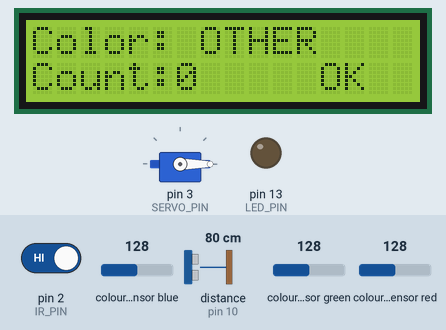
Simulated run of this sketch. Board: Arduino Uno, built with avr-gcc and run on an emulated ATmega328P. Shown: servo, 16×2 character LCD, output pins drawn as LEDs (lit = HIGH). Wiring (inferred from the names in the program): ultrasonic range finder: trigger pin 9; echo pin 10; TCS3200 colour sensor: output pin 8; S2 pin 6; S3 pin 7; S0 pin 4; S1 pin 5. The test bench sets the inputs (shaded band); at power-on: distance to the obstacle (sensor on pin 10) 80 cm, colour sensor green 128, colour sensor blue 128, pin 2 (IR_PIN) HIGH, colour sensor red 128. The echo pulse lasts 58.3 µs per cm; pins used as bus, display or sensor lines are not drawn; what the sketch prints to the serial monitor is not drawn.

Above: at 1.5 s.
1.6 s: distance to the obstacle (sensor on pin 10) set to 12 cm
3.9 s: distance to the obstacle (sensor on pin 10) set to 9 cm
At 5.6 s:
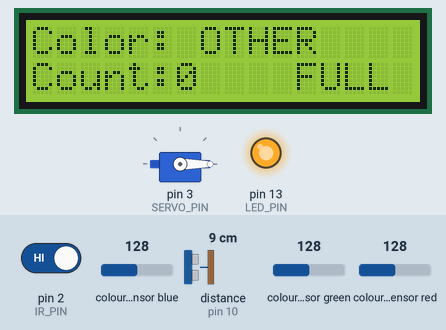
6.4 s: colour sensor green set to 191
At 7.3 s:
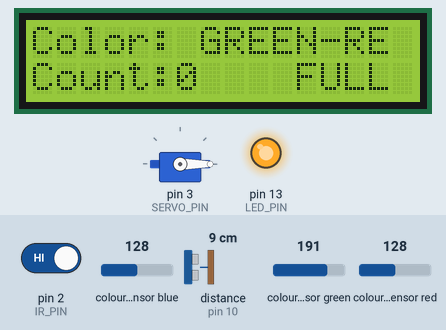
7.9 s: colour sensor blue set to 250
At 9.1 s:
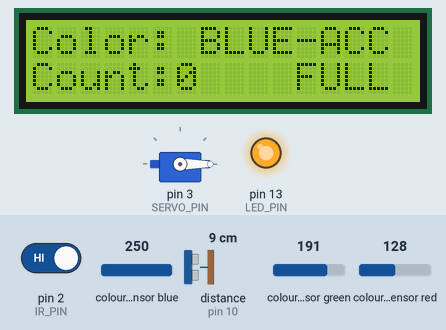
9.4 s: pin 2 (IR_PIN) driven LOW
At 12.3 s:
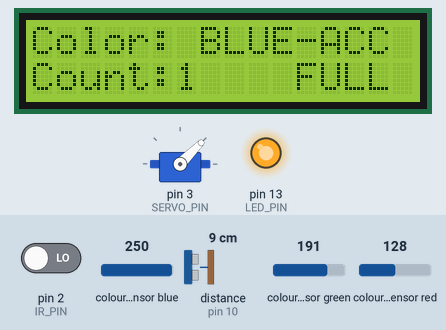
Timing chart, 0 to 17.0 s (numbered marks = the images above; inputs shaded):
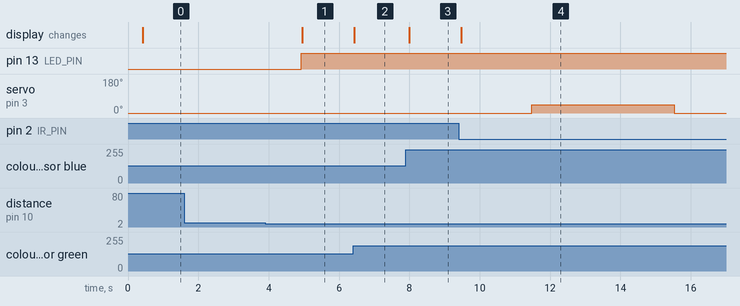

Measured:
- the behaviour switches between 11 and 10 cm on distance to the obstacle (sensor on pin 10) (found by bisection; images 0 and 1)
- after the input at 1.6 s, every drawn part: stays the same
- after the input at 3.9 s, pin 13 (LED_PIN): LOW → HIGH after 1.0 s; the display: changes after 1.1 s (image 1)
- after the input at 6.4 s, the display: changes at once (image 2)
- after the input at 7.9 s, the display: changes after 0.10 s (image 3)
- after the input at 9.4 s, the display: changes after 0.08 s (image 4)

The sketch:

IR_+_ULT_+_COLOR_SENSOR_+_SERVO_+_LCD_.ino
```cpp
#include <Wire.h>
#include <LiquidCrystal_I2C.h>
#include <Servo.h>

// LCD
LiquidCrystal_I2C lcd(0x27, 16, 2);

// Servo Motor
Servo rejectServo;
const int SERVO_PIN = 3;
const int SERVO_REJECT_ANGLE = 45;
const int SERVO_DEFAULT_ANGLE = 0;

// IR + Ultrasonic Pins
const int IR_PIN = 2;
const int TRIG_PIN = 9;
const int ECHO_PIN = 10;
const int LED_PIN = 13;

// TCS3200 color sensor pins
#define S0 4
#define S1 5
#define S2 6
#define S3 7
#define sensorOut 8

int redFreq, greenFreq, blueFreq;

// Bottle Counter
int bottleCount = 0;
int lastIRReading = HIGH;
int currentIRReading = HIGH;
unsigned long lastCountTime = 0;
const unsigned long COUNT_DELAY = 1000;
int lastDisplayedCount = -1;

// Level Check
bool lastContainerStatus = false;
unsigned long lastLevelCheck = 0;
const unsigned long LEVEL_CHECK_INTERVAL = 500;
const float CONTAINER_HEIGHT = 20.0;
const float FULL_THRESHOLD = 10.0;

const int READINGS_TO_AVERAGE = 3;
float distanceReadings[READINGS_TO_AVERAGE];
int readingIndex = 0;

// Color Detection
String colorStatus = "CHECKING";
bool shouldCount = true; // Flag to control counting based on color
unsigned long servoActionTime = 0;
unsigned long servoDelayTime = 0;
bool servoActive = false;
bool servoDelaying = false;
const unsigned long SERVO_DELAY_DURATION = 5000; // 5 seconds delay before servo activates
const unsigned long SERVO_ACTIVE_DURATION = 4000; // Servo stays at 45° for 4 seconds

void setup() {
  Serial.begin(9600);

  // IR & Ultrasonic
  pinMode(IR_PIN, INPUT);
  pinMode(TRIG_PIN, OUTPUT);
  pinMode(ECHO_PIN, INPUT);
  pinMode(LED_PIN, OUTPUT);

  // Color sensor
  pinMode(S0, OUTPUT);
  pinMode(S1, OUTPUT);
  pinMode(S2, OUTPUT);
  pinMode(S3, OUTPUT);
  pinMode(sensorOut, INPUT);
  digitalWrite(S0, HIGH);
  digitalWrite(S1, LOW);

  // Servo Motor
  rejectServo.attach(SERVO_PIN);
  rejectServo.write(SERVO_DEFAULT_ANGLE); // Start at default position

  // LCD
  lcd.init();
  lcd.backlight();
  lcd.setCursor(0, 0);
  lcd.print("System Starting");

  for (int i = 0; i < READINGS_TO_AVERAGE; i++) {
    distanceReadings[i] = getSingleUltrasonicReading();
    delay(100);
  }
  lcd.clear();
}

void loop() {
  detectColor();
  handleBottleCounting();
  checkContainerLevel();
  handleServoMovement();
  updateLCD();
  delay(50);
}

void detectColor() {
  // Read RED frequency
  digitalWrite(S2, LOW); digitalWrite(S3, LOW);
  redFreq = pulseIn(sensorOut, LOW);

  // Read GREEN frequency
  digitalWrite(S2, HIGH); digitalWrite(S3, HIGH);
  greenFreq = pulseIn(sensorOut, LOW);

  // Read BLUE frequency
  digitalWrite(S2, LOW); digitalWrite(S3, HIGH);
  blueFreq = pulseIn(sensorOut, LOW);

  // Color detection logic - lower frequency means stronger color
  // Detect GREEN (reset counter and activate servo)
  if (greenFreq < redFreq && greenFreq < blueFreq) {
    colorStatus = "GREEN-REJECT";
    shouldCount = false;
    // Reset bottle count to zero when green is detected
    if (bottleCount > 0) {
      bottleCount = 0;
      Serial.println("GREEN DETECTED - Counter RESET to 0!");
    }
    // Activate servo to reject the bottle
    activateRejectServo();
  }
  // Detect BLUE (accept bottle)
  else if (blueFreq < redFreq && blueFreq < greenFreq) {
    colorStatus = "BLUE-ACCEPT";
    shouldCount = true; // Count blue bottles
  }
  // Other colors or no clear detection
  else {
    colorStatus = "OTHER";
    shouldCount = false; // Don't count other colors by default
  }
}

void handleBottleCounting() {
  currentIRReading = digitalRead(IR_PIN);

  // Only count if:
  // 1. IR sensor detects transition (object passes)
  // 2. Color sensor says we should count (blue detected)
  // 3. Enough time has passed since last count
  if (currentIRReading == LOW && lastIRReading == HIGH &&
      shouldCount &&
      (millis() - lastCountTime) > COUNT_DELAY) {
    bottleCount++;
    lastCountTime = millis();

    // Optional: Print debug info
    Serial.print("Bottle counted! Color: ");
    Serial.print(colorStatus);
    Serial.print(", Total count: ");
    Serial.println(bottleCount);
  }

  lastIRReading = currentIRReading;
}

void checkContainerLevel() {
  if (millis() - lastLevelCheck < LEVEL_CHECK_INTERVAL) return;

  float distance = getStableUltrasonicDistance();
  bool isFull;

  if (lastContainerStatus) {
    isFull = (distance <= FULL_THRESHOLD + 1.0 && distance > 0);
  } else {
    isFull = (distance <= FULL_THRESHOLD && distance > 0);
  }

  digitalWrite(LED_PIN, isFull ? HIGH : LOW);
  lastContainerStatus = isFull;
  lastLevelCheck = millis();
}

float getStableUltrasonicDistance() {
  float newReading = getSingleUltrasonicReading();
  if (newReading > 0) {
    distanceReadings[readingIndex] = newReading;
    readingIndex = (readingIndex + 1) % READINGS_TO_AVERAGE;

    float sum = 0;
    for (int i = 0; i < READINGS_TO_AVERAGE; i++) sum += distanceReadings[i];
    return sum / READINGS_TO_AVERAGE;
  }
  return -1;
}

float getSingleUltrasonicReading() {
  digitalWrite(TRIG_PIN, LOW);
  delayMicroseconds(2);
  digitalWrite(TRIG_PIN, HIGH);
  delayMicroseconds(10);
  digitalWrite(TRIG_PIN, LOW);

  unsigned long duration = pulseIn(ECHO_PIN, HIGH, 30000);
  if (duration == 0) return -1;
  float distance = (duration * 0.0343) / 2;
  return (distance < 1 || distance > 400) ? -1 : distance;
}

void updateLCD() {
  lcd.setCursor(0, 0);
  lcd.print("Color: ");
  if (colorStatus.length() <= 8) {
    lcd.print(colorStatus);
    // Clear any remaining characters
    for (int i = colorStatus.length(); i < 8; i++) {
      lcd.print(" ");
    }
  } else {
    // Truncate if too long
    lcd.print(colorStatus.substring(0, 8));
  }

  lcd.setCursor(0, 1);
  lcd.print("Count:");
  lcd.print(bottleCount);
  lcd.print(" ");

  lcd.setCursor(11, 1);
  lcd.print(lastContainerStatus ? "FULL" : " OK ");
}

void activateRejectServo() {
  if (!servoActive && !servoDelaying) {
    servoDelayTime = millis();
    servoDelaying = true;
    Serial.println("GREEN DETECTED - Starting 5 second delay before servo activation...");
  }
}

void handleServoMovement() {
  // Handle delay before servo activation
  if (servoDelaying && (millis() - servoDelayTime) >= SERVO_DELAY_DURATION) {
    // 3 seconds delay completed, now activate servo
    rejectServo.write(SERVO_REJECT_ANGLE); // Rotate to 45 degrees
    servoActionTime = millis();
    servoActive = true;
    servoDelaying = false;
    Serial.println("SERVO ACTIVATED - Rejecting GREEN bottle!");
  }

  // Return servo to default position after specified duration
  if (servoActive && (millis() - servoActionTime) >= SERVO_ACTIVE_DURATION) {
    rejectServo.write(SERVO_DEFAULT_ANGLE); // Return to 0 degrees
    servoActive = false;
    Serial.println("SERVO RETURNED to default position");
  }
}
```
